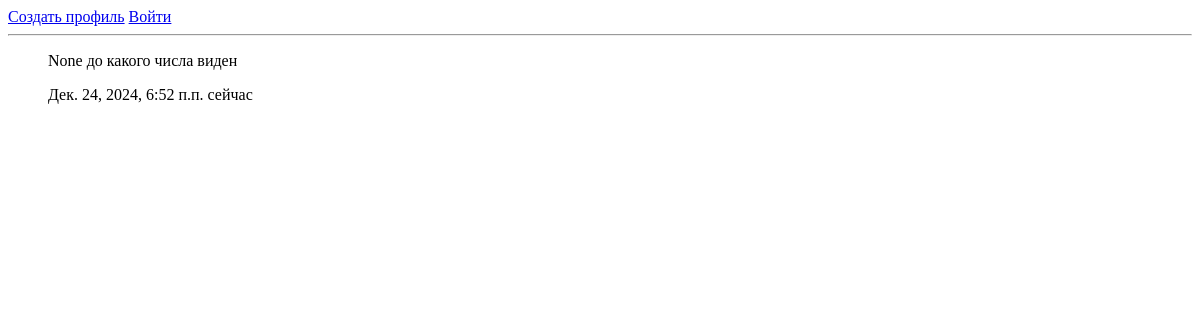
The page /polls/ on the database as committed earlier.
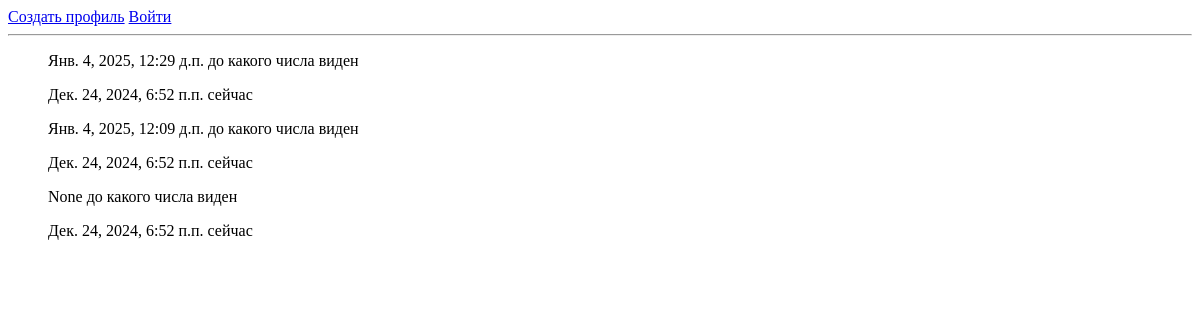
The same page on the database as committed later.
### polls/models.py (models this page shows, shortened)
class Question(models.Model):
    question_text = models.CharField(max_length=200)
    pub_date = models.DateTimeField('date published')
    image = models.ImageField(upload_to="images/", null=True, blank=True,
                              help_text="Загрузите изображение для вопроса")
    author = models.ForeignKey(User, null=True, on_delete=models.CASCADE)
    exp_date = models.DateTimeField(null=True, blank=True)
    description = models.CharField(max_length=200, help_text="Введите описание", null=True, blank=True)
    short_description = models.CharField(max_length=80, help_text="Введите короткое описание", null=True, blank=True)

### polls/views.py (the view)
# urls.py: path('', views.IndexView.as_view(), name='index'),
class IndexView(generic.ListView):
    template_name = 'polls/index.html'
    context_object_name = 'latest_question_list'
    def get_queryset(self):
        return Question.objects.order_by('-pub_date')
    def get_context_data(self, *args, **kwargs):
        context = super(IndexView, self).get_context_data(*args, **kwargs)
        context['today'] = datetime.now()
        return context

### polls/templates/polls/index.html (shortened to what this page needs)
{% if user.is_authenticated %}
<a href="{% url 'polls:profile'%}">Профиль</a>
<a href="{% url 'logout'%}">Выйти</a>
<a href="{% url 'polls:createquestion'%}">Создать вопрос</a>
{% else %}
<a href="{% url 'polls:register'%}">Создать профиль</a>
<a href="{% url 'login'%}">Войти</a>
{% endif %}
<hr>
{% if latest_question_list %}
<ul>
    {% for question in latest_question_list %}
    <p>{{ question.exp_date }} до какого числа виден</p>
    <p>{{ today }} сейчас</p>
    {% endfor %}
</ul>
{% else %}
<p>
    Нет вопросов!
</p>
{% endif %}

Rows that differ between the two databases and show on the page:
added Question: exp_date "Янв. 4, 2025, 12:29 д.п.", today "Дек. 24, 2024, 6:52 п.п."
added Question: exp_date "Янв. 4, 2025, 12:09 д.п.", today "Дек. 24, 2024, 6:52 п.п."
